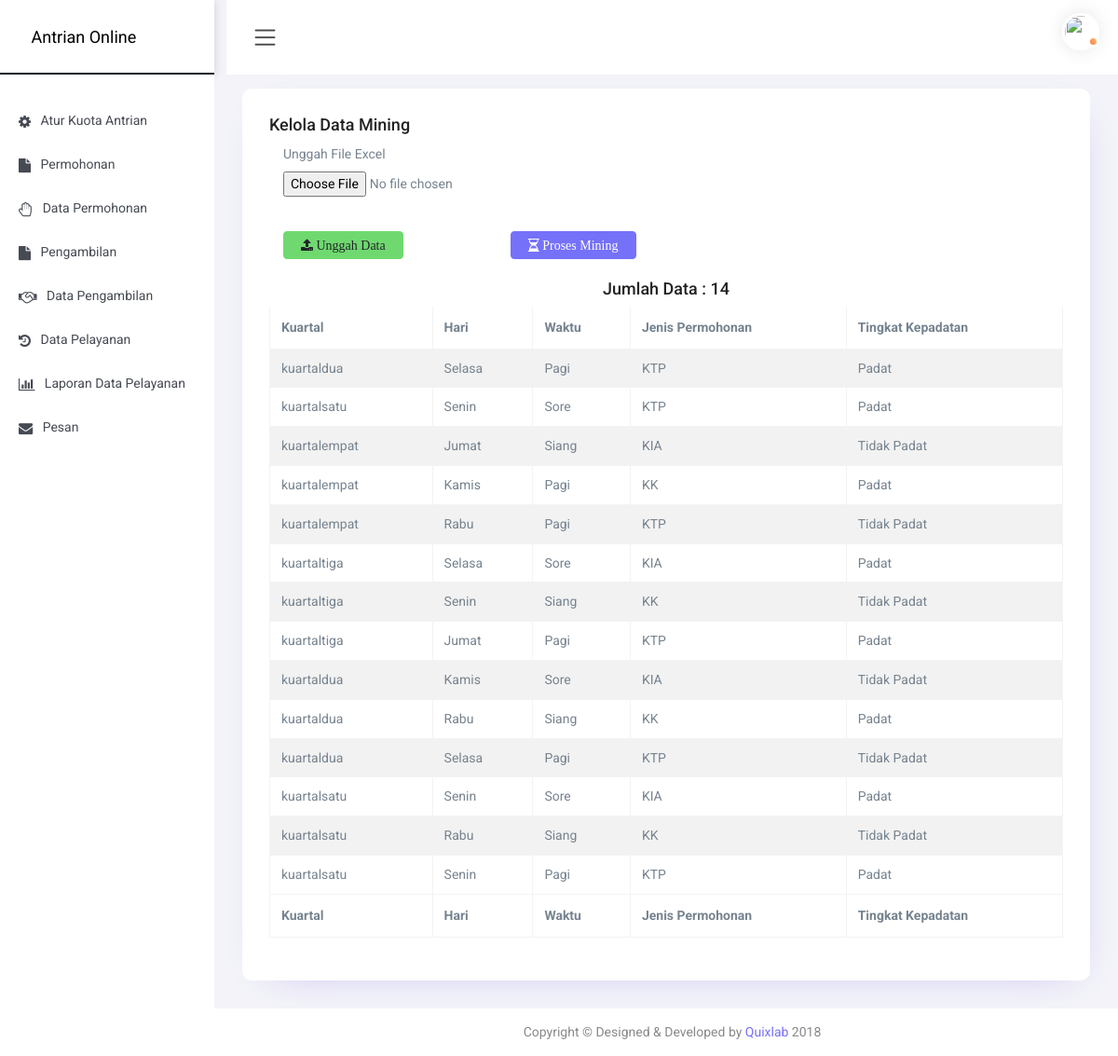
The page /index.php/excel_import on the database its author committed.
### tables this page shows
CREATE TABLE `dataset` (
  `id` int(11) NOT NULL,
  `kuartal` varchar(15) NOT NULL,
  `hari` varchar(7) NOT NULL,
  `waktu` varchar(6) NOT NULL,
  `jenis_permohonan` varchar(4) NOT NULL,
  `tingkat_kepadatan` varchar(12) NOT NULL
);

### application/controllers/Excel_import.php (called while the page is built, shortened)
<?php if ( ! defined('BASEPATH')) exit('No direct script access allowed');
class Excel_import extends CI_Controller
{
	public function __construct()
	{
		$this->load->model('excel_import_model');
		$this->load->library('excel');
		$this->load->helper('url');
		$this->load->library('form_validation');
		$this->load->library('session');
	}
	function index()
	{
		$data['excel'] = $this->excel_import_model->select()->result();
		$data['total_dataset'] = $this->excel_import_model->hitung_dataset();
		$this->load->view('Back/V_Kelola_Mining',$data);
	}
}
?>

### index.php (called while the page is built, shortened)
<?php
require_once BASEPATH.'core/CodeIgniter.php';

### application/models/Excel_import_model.php (called while the page is built, shortened)
<?php
class Excel_import_model extends CI_Model
{
	function select()
	{
		$this->db->order_by('id', 'DESC');
		$query = $this->db->get('dataset');
		return $query;
	}
}
?>

### application/views/Back/V_Kelola_Mining.php (the view, shortened to what this page needs)
<?php
$this->load->view("Back/Parts/V_Header");
$this->load->view("Back/Parts/V_Navigation");
?>
    <div class="content-body">
            <div class="container-fluid">
                <div class="row">
                    <div class="col-12">
                        <div class="card">
                            <div class="card-body">
                                <div style="float: left;">
                                    <h4 class="card-title">Kelola Data Mining</h4>
                                </div><br />
                                <form method="post" id="import_form" enctype="multipart/form-data" action="<?php echo base_url('admin/excel_import/import') ?>">
                                    <div class="col-md-5">
                                        <div class="input-group">
                                            <p><label>Unggah File Excel</label>
                                            <input type="file" name="file" id="file" required accept=".xls, .xlsx" /></p>
                                        </div><br />
                                        <a href=""><button type="submit" value="submit" name="import" class="btn btn-success" style="float: left;"/><span class="fa fa-upload" style="float: left;"> Unggah Data</span></button></a>
                                    </div>
                                </form>
                                    <div style="float: left; margin-left: 115px;">
                                        <a href="<?php echo base_url() ?>admin/prosesmining" class="btn btn-primary" type="submit" name="import"  value="import"><span class="fa fa-hourglass-half" style="float: left;"> Proses Mining</span></a>
                                    </div>
                                <div class="table-responsive"><br />
                                    <h4 style="text-align: center;">Jumlah Data : <?php echo $total_dataset ?></h4>
                                    <table class="table table-striped table-bordered zero-configuration">
                                        <thead>
                                            <tr>
                                                <th>Kuartal</th>
                                                <th>Hari</th>
                                                <th>Waktu</th>
                                                <th>Jenis Permohonan</th>
                                                <th>Tingkat Kepadatan</th>
                                            </tr>
                                        </thead>
                                        <tbody>
                                              <?php foreach ($excel as $u) { ?>
                                            <tr id="<?php echo $u->id ?>">
                                                <td><?php echo $u->kuartal ?></td>
                                                <td><?php echo $u->hari ?></td>
                                                <td><?php echo $u->waktu ?></td>
                                                <td><?php echo $u->jenis_permohonan ?></td>
                                                <td><?php echo $u->tingkat_kepadatan ?></td>
                                            </tr>
                                              <?php } ?>
                                        </tbody>
                                        <tfoot>
                                            <tr>
                                                <th>Kuartal</th>
                                                <th>Hari</th>
                                                <th>Waktu</th>
                                                <th>Jenis Permohonan</th>
                                                <th>Tingkat Kepadatan</th>
                                            </tr>
                                        </tfoot>
                                    </table>
                                </div>
                            </div>
                             </div>
                            </div>
                        </div>
                    </div>
                </div>
            </div>
<?php
  $this->load->view("Back/Parts/V_Footer");
 ?>

### application/views/Back/Parts/V_Header.php (shortened to what this page needs)
<!DOCTYPE html>
<html lang="en">
<head>
    <link href="<?php echo base_url() ?>assets/admin/plugins/pg-calendar/css/pignose.calendar.min.css" rel="stylesheet">
    <link rel="stylesheet" href="<?php echo base_url() ?>assets/admin/plugins/chartist/css/chartist.min.css">
    <link rel="stylesheet" href="<?php echo base_url() ?>assets/admin/plugins/chartist-plugin-tooltips/css/chartist-plugin-tooltip.css">
    <link href="<?php echo base_url() ?>assets/admin/plugins/tables/css/datatable/dataTables.bootstrap4.min.css" rel="stylesheet">
    <link href="<?php echo base_url() ?>assets/admin/css/style.css" rel="stylesheet">
    <link rel="stylesheet" type="text/css" href="<?php echo base_url() ?>assets/sweetalert-master/dist/sweetalert.css">
    <link href="<?php echo base_url() ?>assets/js/sweetalert2.css" rel="stylesheet" type="text/css">
    <link href="<?php echo base_url() ?>assets/js/sweetalert2.min.css" rel="stylesheet" type="text/css">
    <link href="<?php echo base_url() ?>assets/admin/editor/summernote/dist/summernote.css" rel="stylesheet">
</head>
<body>

### application/views/Back/Parts/V_Navigation.php (shortened to what this page needs)
<div id="main-wrapper">
    <div class="nav-header">
        <div class="brand-logo" style="background-color: white; ">
            <a href="<?php echo base_url() ?>dashboard/admin">
                <span class="brand-title" style="color: black;">
                    <img src="<?php echo base_url() ?>assets/img/pameungpek.png" alt="" width="40"> Antrian Online
                </span>
            </a>
        </div>
    </div>
    <div class="header">
        <div class="header-content clearfix">
            <div class="nav-control">
                <div class="hamburger">
                    <span class="toggle-icon"><i class="icon-menu"></i></span>
                </div>
            </div>
            <div class="header-right">
                <ul class="clearfix">
                    <li class="icons dropdown">
                        <div class="user-img c-pointer position-relative"   data-toggle="dropdown">
                            <span class="activity active"></span>
                            <img src="<?php echo base_url() ?>assets/admin/images/user/form-user.png" height="40" width="40" alt="">
                        </div>
                    </li>
                </ul>
            </div>
        </div>
    </div>
    <div class="nk-sidebar">
        <div class="nk-nav-scroll">
            <ul class="metismenu" id="menu">
                <li class="nav-label"><?php echo $this->session->userdata('role') ?></li>
                <?php if ($this->session->userdata('role') == "admin") { ?>
                <li>
                    <a href="<?php echo base_url() ?>dashboard/admin" aria-expanded="false">
                        <i class="icon-speedometer menu-icon"></i><span class="nav-text">Dashboard</span>
                    </a>
                </li>
                <li>
                    <a href="<?php echo base_url() ?>admin/kelolamining" aria-expanded="false">
                        <i class="fa fa-hourglass-half"></i> <span class="nav-text">Kelola Data Mining</span>
                    </a>
                </li>
                <li>
                    <a href="<?php echo base_url() ?>admin/lihatpohonkeputusan" aria-expanded="false">
                        <i class="fa fa-eye"></i> <span class="nav-text">Lihat Pohon Keputusan</span>
                    </a>
                </li>
                <li>
                    <a href="<?php echo base_url() ?>admin/akun" aria-expanded="false">
                        <i class="fa fa-user"></i> <span class="nav-text">Akun</span>
                    </a>
                </li>
                <li>
                    <a href="<?php echo base_url() ?>admin/informasi" aria-expanded="false">
                        <i class="fa fa-info-circle"></i> <span class="nav-text">Informasi</span>
                    </a>
                </li>
                <?php }else{ ?>
                <li>
                    <a href="<?php echo base_url() ?>admin/kuota" aria-expanded="false">
                        <i class="fa fa-gear"></i> <span class="nav-text">Atur Kuota Antrian</span>
                    </a>
                </li>
                <li>
                    <a href="<?php echo base_url() ?>admin/permohonan" aria-expanded="false">
                        <i class="fa fa-file"></i> <span class="nav-text">Permohonan</span>
                    </a>
                </li>
                <li>
                    <a href="<?php echo base_url() ?>admin/data_permohonan" aria-expanded="false">
                        <i class="fa fa-hand-paper-o"></i> <span class="nav-text">Data Permohonan</span>
                    </a>
                </li>
                <li>
                    <a href="<?php echo base_url() ?>admin/pengambilan" aria-expanded="false">
                        <i class="fa fa-file"></i> <span class="nav-text">Pengambilan</span>
                    </a>
                </li>
                <li>
                    <a href="<?php echo base_url() ?>admin/data_pengambilan" aria-expanded="false">
                        <i class="fa fa-handshake-o"></i> <span class="nav-text">Data Pengambilan</span>
                    </a>
                </li>
                <li>
                    <a href="<?php echo base_url() ?>admin/pelayanan" aria-expanded="false">
                        <i class="fa fa-history"></i> <span class="nav-text">Data Pelayanan</span>
                    </a>
                </li>
                <li>
                    <a href="<?php echo base_url() ?>admin/laporan_pelayanan" aria-expanded="false">
                        <i class="fa fa-bar-chart"></i> <span class="nav-text">Laporan Data Pelayanan</span>
                    </a>
                </li>
                <li>
                    <a href="<?php echo base_url() ?>admin/pesan" aria-expanded="false">
                        <i class="fa fa-envelope"></i> <span class="nav-text">Pesan</span>
                    </a>
                </li>
                <?php } ?>
            </ul>
        </div>
    </div>

### application/views/Back/Parts/V_Footer.php (shortened to what this page needs)
        <div class="footer">
            <div class="copyright">
                <p>Copyright &copy; Designed & Developed by <a href="https://themeforest.net/user/quixlab">Quixlab</a> 2018</p>
            </div>
        </div>
</body>
</html>

### rows shown on the page
dataset: kuartal "kuartaldua", hari "Selasa", waktu "Pagi", jenis_permohonan "KTP", tingkat_kepadatan "Padat"
dataset: kuartal "kuartalsatu", hari "Senin", waktu "Sore", jenis_permohonan "KTP", tingkat_kepadatan "Padat"
dataset: kuartal "kuartalempat", hari "Jumat", waktu "Siang", jenis_permohonan "KIA", tingkat_kepadatan "Tidak Padat"
dataset: kuartal "kuartalempat", hari "Kamis", waktu "Pagi", jenis_permohonan "KK", tingkat_kepadatan "Padat"
dataset: kuartal "kuartalempat", hari "Rabu", waktu "Pagi", jenis_permohonan "KTP", tingkat_kepadatan "Tidak Padat"
dataset: kuartal "kuartaltiga", hari "Selasa", waktu "Sore", jenis_permohonan "KIA", tingkat_kepadatan "Padat"
dataset: kuartal "kuartaltiga", hari "Senin", waktu "Siang", jenis_permohonan "KK", tingkat_kepadatan "Tidak Padat"
dataset: kuartal "kuartaltiga", hari "Jumat", waktu "Pagi", jenis_permohonan "KTP", tingkat_kepadatan "Padat"
dataset: kuartal "kuartaldua", hari "Kamis", waktu "Sore", jenis_permohonan "KIA", tingkat_kepadatan "Tidak Padat"
dataset: kuartal "kuartaldua", hari "Rabu", waktu "Siang", jenis_permohonan "KK", tingkat_kepadatan "Padat"
dataset: kuartal "kuartaldua", hari "Selasa", waktu "Pagi", jenis_permohonan "KTP", tingkat_kepadatan "Tidak Padat"
dataset: kuartal "kuartalsatu", hari "Senin", waktu "Sore", jenis_permohonan "KIA", tingkat_kepadatan "Padat"
dataset: kuartal "kuartalsatu", hari "Rabu", waktu "Siang", jenis_permohonan "KK", tingkat_kepadatan "Tidak Padat"
dataset: kuartal "kuartalsatu", hari "Senin", waktu "Pagi", jenis_permohonan "KTP", tingkat_kepadatan "Padat"

### other values the page prints
$total_dataset "14"
